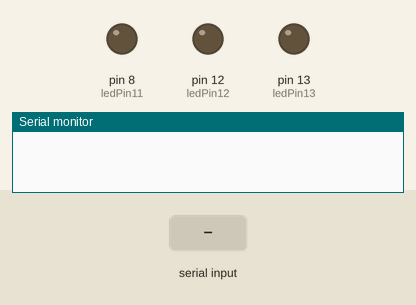
This sketch was run on a simulated Arduino Uno, built with avr-gcc and run on an emulated ATmega328P. On the bench: output pins drawn as LEDs (lit = HIGH), the last lines printed to the serial monitor. The test bench sets the inputs (shaded band).

Above: at 1.2 s.
1.3 s: "A" received over Serial
At 1.8 s:
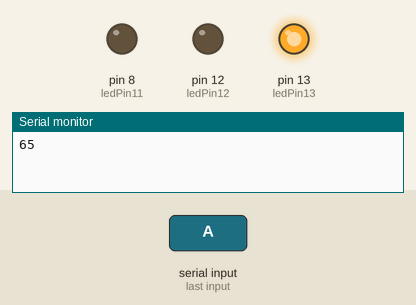
2.8 s: "B" received over Serial
At 4.0 s:
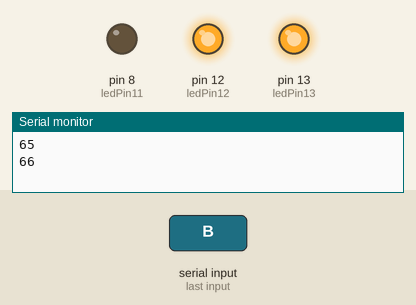
4.3 s: "c" received over Serial
At 5.2 s:
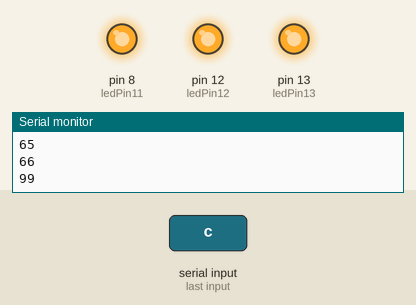
5.8 s: "A" received over Serial
At 6.4 s:
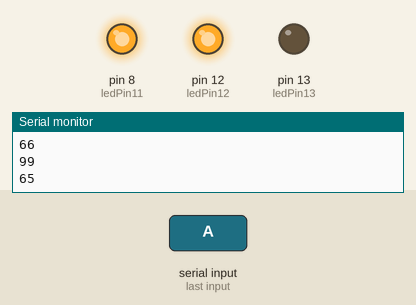
7.3 s: "B" received over Serial
At 8.7 s:
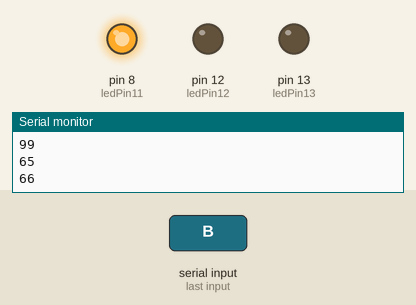
Timing chart, 0 to 9.8 s (numbered marks = the images above; inputs shaded):
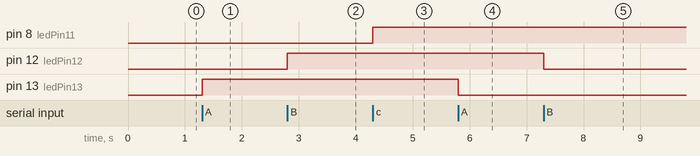

Measured:
- after the input at 1.3 s, pin 13 (ledPin13): LOW → HIGH at once
- after the input at 2.8 s, pin 12 (ledPin12): LOW → HIGH at once
- after the input at 4.3 s, pin 8 (ledPin11): LOW → HIGH at once
- after the input at 5.8 s, pin 13 (ledPin13): HIGH → LOW at once
- after the input at 7.3 s, pin 12 (ledPin12): HIGH → LOW at once

The sketch:

arduino_android_php.ino
```cpp
int ledPin13=13;
int ledPin12=12;
int ledPin11=8 ;

int state13=0;
int state12=0;
int state11=0;

int data=0;

void setup()
{
  pinMode(ledPin13,OUTPUT);
  pinMode(ledPin12,OUTPUT);
  pinMode(ledPin11,OUTPUT);

  //digitalWrite(ledPin,state);
  Serial.begin(9600);
}

void loop()
{
  //Serial.println(data);

  if(Serial.available()>0)
  {

    data=Serial.read();
    Serial.println(data);

    switch(data)
    {
      case 65:
        state13=!state13;
        digitalWrite(ledPin13,state13);

      break;

      case 66:
        state12=!state12;
        digitalWrite(ledPin12,state12);

      break;

      case 99:
        state11=!state11;
        digitalWrite(ledPin11,state11);

      break;
    }
  }
}
```
